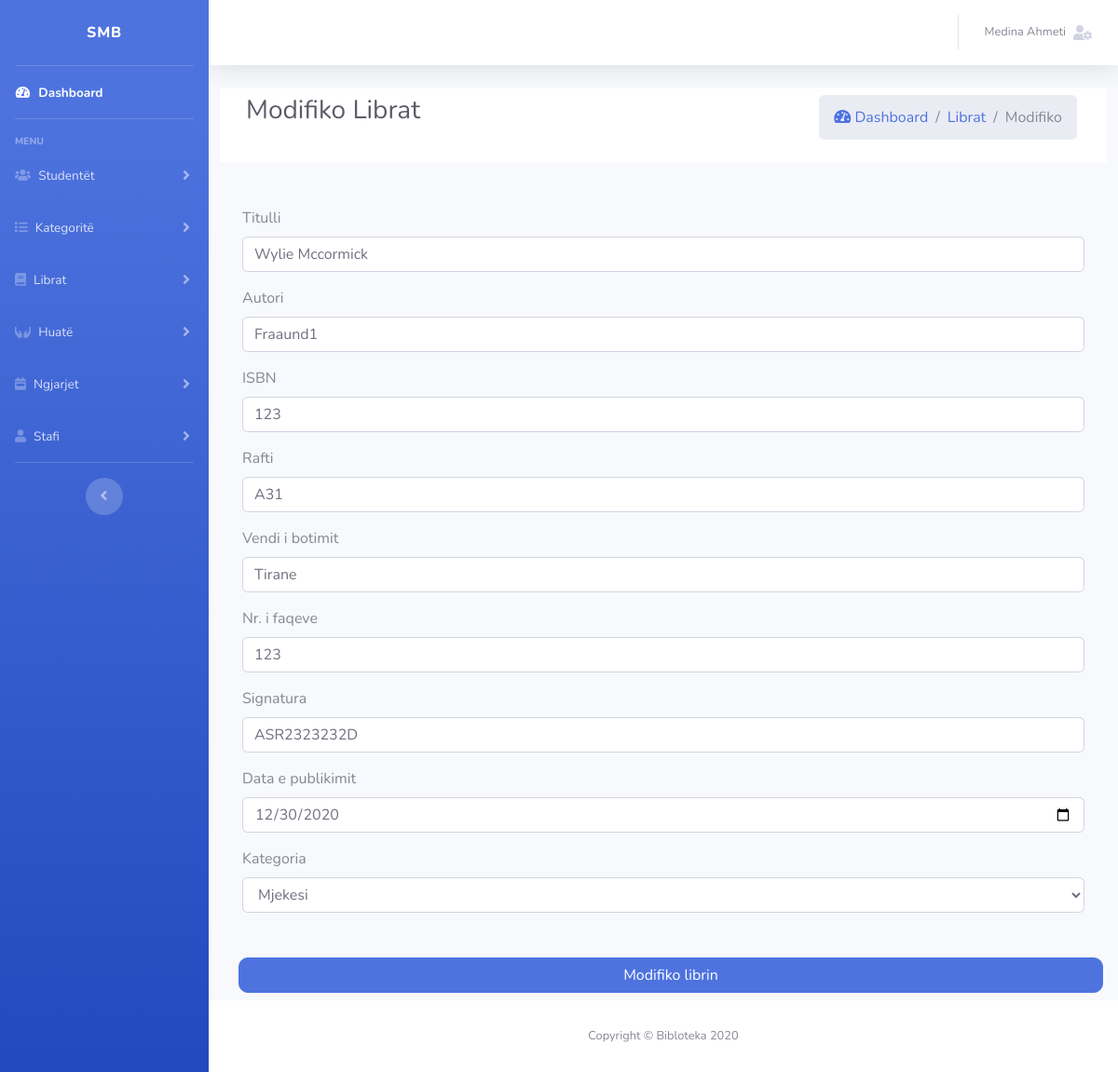
Screenshot of /admin/pages/librat/modifiko.php?id=11 (signed in) with the database file from the repository.
### tables this page shows
CREATE TABLE `librat` (
  `id` int(11) NOT NULL,
  `stafiId` int(11) NOT NULL,
  `kategoriaId` int(11) NOT NULL,
  `titulli` varchar(50) NOT NULL,
  `autori` varchar(50) NOT NULL,
  `foto` longblob DEFAULT NULL,
  `isbn` varchar(50) NOT NULL,
  `rafti` varchar(255) NOT NULL,
  `faqet` int(100) NOT NULL,
  `signatura` varchar(255) NOT NULL,
  `vendi_botimit` varchar(100) NOT NULL,
  `dataEPublikimit` date DEFAULT NULL
);

### public_html/admin/autoloader.php (called while the page is built, shortened)
<?php
spl_autoload_register(function ($class) {
    $prefix = 'Admin\\';
    $base_dir = __DIR__ . '/';
    $len = strlen($prefix);
    $relative_class = substr($class, $len);
    $file = $base_dir . str_replace('\\', '/', $relative_class) . '.php';
});

### public_html/admin/Lib/Database.php (called while the page is built, shortened)
<?php
class Database{
    protected static $db_table;
    private $host   = DB_HOST;
    private $user   = DB_USER;
    private $pass   = DB_PASS;
    private $dbname = DB_NAME;
    public static $pdo;
    protected function connectDB(){
        try {
            $dsn="mysql:host=". $this->host . ";dbname=" . $this->dbname ;
            self::$pdo=new PDO($dsn,$this->user,$this->pass);
            self::$pdo->setAttribute(PDO::ATTR_ERRMODE,PDO::ERRMODE_EXCEPTION);
            return self::$pdo;
        } catch (Exception $e) {
            echo "Lidhja me bazen e shenimeve deshtoi " . $e->getMessage();
        }
    }
    public function prepare($sql){
        return self::$pdo->prepare($sql);
    }
    public function getClassName(){
        $class_name = new ReflectionClass($this);
        return $class_name=ucfirst($class_name->getShortName());
    }
    public function find_all(){
        $sql="SELECT * FROM " . static::$db_table ;
        $stmt=$this->prepare($sql);
        $stmt->execute();
        $stmt->setFetchMode(PDO::FETCH_CLASS, __NAMESPACE__ . "\\{$this->getClassName()}");
        return $stmt->fetchAll();
    }
    public function find_id($id){
        $sql="SELECT * FROM ". static::$db_table ." WHERE id=:id";
        $stmt=$this->prepare($sql);
        $stmt->bindValue(':id',$id,PDO::PARAM_INT);
        $stmt->execute();
        $stmt->setFetchMode(PDO::FETCH_CLASS, __NAMESPACE__ . "\\{$this->getClassName()}");
        return $stmt->fetch();
    }
}

### public_html/admin/pages/librat/modifiko.php (the view, shortened to what this page needs)
<?php
include "../../non-pages/header.php";
include "../../non-pages/aside.php";
$librat = new Admin\Lib\Librat();
if(isset($_GET['id'])){
    $librat = $librat->find_id($_GET['id']);
}
?>
<html>
<body>
    <div class="content-wrapper ">
        <div class="content-header">
            <div class="container-fluid">
            <div class="row mb-4 bg-white p-2">
                <div class="col-sm-6">
                    <h3 class="m-0 text-dark pl-2">Modifiko Librat</h3>
                </div>
                <div class="col-sm-6 pr-4">
                    <ol class="breadcrumb float-sm-right">
                    <li class="breadcrumb-item "><a href="../../../index.php"><i class="nav-icon fas fa-tachometer-alt"></i> Dashboard</a></li>
                        <li class="breadcrumb-item "><a href="librat.php">Librat</a></li>
                        <li class="breadcrumb-item active">Modifiko </li>
                    </ol>
                </div>
            </div>
            <form class="needs-validation" name="registration" id="registration_form" method="post" role="form" novalidate>
          <div class="row">
              <div class="col-md-12 p-2 ">
                <div class="m-2 p-2 bg-light">
                  <div class="form-row">
                                <div class="col-md-12 mb-3">
                                    <label for="name">Titulli</label>
                                    <input type="text" class="form-control" id="name" minlength="1" name="titulli"
                                           value="<?php if(!empty($librat->titulli)) echo htmlspecialchars($librat->titulli); ?>"  required>
                                </div>
                                <div class="col-md-12 mb-3">
                                    <label for="autori">Autori</label>
                                    <input type="text"  name="autori" class="form-control" id="autori"
                                           value="<?php if(!empty($librat->autori)) echo htmlspecialchars($librat->autori); ?>"  required>
                                </div>
                            </div>
                            <div class="form-row">
                                <div class="col-md-12 mb-3">
                                    <label for="isbn">ISBN</label>
                                    <input type="number" class="form-control" name="isbn" id="isbn"
                                           value="<?php if(!empty($librat->isbn)) echo htmlspecialchars($librat->isbn); ?>" required>
                                </div>
                                <div class="col-md-12 mb-3">
                                    <label for="rafti">Rafti</label>
                                    <input type="text" class="form-control" name="rafti" id="rafti"
                                           value="<?php if(!empty($librat->rafti)) echo htmlspecialchars($librat->rafti); ?>" required>
                                </div>
                                <div class="col-md-12 mb-3">
                                    <label for="vendi_botimit">Vendi i botimit</label>
                                    <input type="text" class="form-control" name="vendi_botimit" id="vendi_botimit"
                                           value="<?php if(!empty($librat->vendi_botimit)) echo htmlspecialchars($librat->vendi_botimit); ?>" required>
                                </div>
                                <div class="col-md-12 mb-3">
                                    <label for="faqet">Nr. i faqeve</label>
                                    <input type="number" class="form-control" name="faqet" id="faqet"
                                           value="<?php if(!empty($librat->faqet)) echo htmlspecialchars($librat->faqet); ?>" required>
                                </div>
                                <div class="col-md-12 mb-3">
                                    <label for="signatura">Signatura</label>
                                    <input type="text" class="form-control" name="signatura" id="signatura"
                                           value="<?php if(!empty($librat->signatura)) echo htmlspecialchars($librat->signatura); ?>" required>
                                </div>
                                <div class="col-md-12 mb-3">
                                    <label for="data">Data e publikimit</label>
                                    <input type="date" class="form-control" name="dataEPublikimit" id="data"
                                           value="<?php if(!empty($librat->dataEPublikimit)) echo htmlspecialchars($librat->dataEPublikimit); ?>" required>
                                </div>
                            </div>
                            <div class="form-row">
                                <div class="col-md-12 mb-3">
                                    <label for="kategoria">Kategoria</label>
                                    <select name="kategoriaId"  class="form-control" id="kategoria" aria-describedby="adminTypeHelp" required>
                                            <?php
                                                $kategorite = new \Admin\Lib\Kategorite();
                                                    foreach ($kategorite->find_all() as $k){
                                                        if($k->id==$librat->kategoriaId){
                                                        echo "<option value='".$k->id ."'> "
                                                            .$k->emri . "</option>";
                                                        }
                                                    }
                                                ?>
                                        </select>
                                </div>
                                </div>
                            </div>
                                </div>
                            </div>
                            <input type="submit" class="btn btn-primary m-2 w-100" style="border-radius: 10px;" name="submit" value="Modifiko librin" class="btnSubmit">
                    </div>
            </div>
        </div>
    </div>
<?php
require_once("../../non-pages/footer.php")
?>

### rows the page displays
librat: titulli "Wylie Mccormick", autori "Fraaund1", isbn "123", rafti "A31", vendi_botimit "Tirane", faqet "123", signatura "ASR2323232D", dataEPublikimit "12/30/2020"

### other values shown
$_SESSION['fullname'] "Medina Ahmeti"
form field kategoriaId "Mjekesi"
